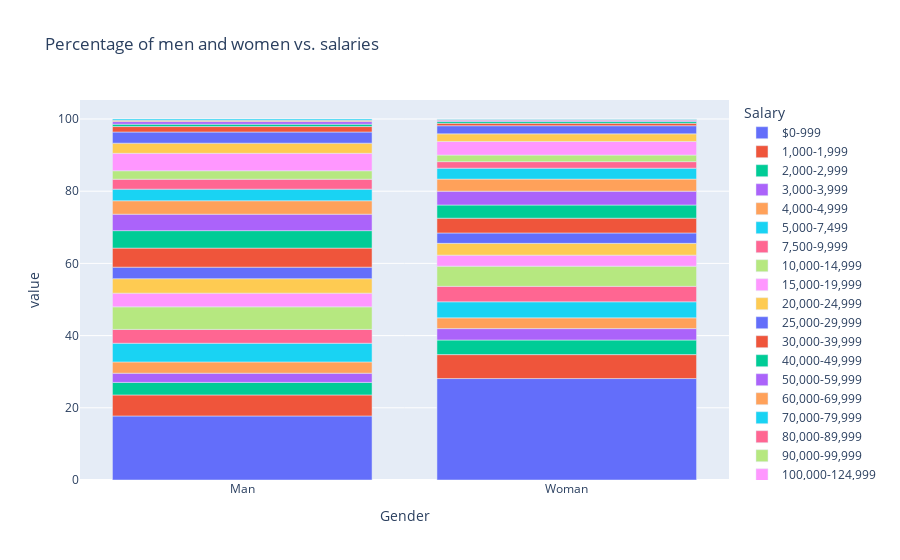

Write notebook code for a chart like this one.
### Code cell
fig = px.bar(salary_men_fem_transposed_df, x=salary_men_fem_transposed_df.index, y=salary_men_fem_transposed_df.columns, 
            title="Percentage of men and women vs. salaries")
fig.show()

### Figure 1 — Plotly figure (JSON) as saved in the notebook; plotly's stock layout.template omitted (floating-point values rounded to 4 significant figures)
{"data": [{"alignmentgroup": "True", "hovertemplate": "Salary=$0-999<br>Gender=%{x}<br>value=%{y}<extra></extra>", "legendgroup": "$0-999", "marker": {"color": "#636efa", "pattern": {"shape": ""}}, "name": "$0-999", "offsetgroup": "$0-999", "orientation": "v", "showlegend": true, "textposition": "auto", "type": "bar", "x": ["Man", "Woman"], "xaxis": "x", "y": [17.74, 28.1], "yaxis": "y"}, {"alignmentgroup": "True", "hovertemplate": "Salary=1,000-1,999<br>Gender=%{x}<br>value=%{y}<extra></extra>", "legendgroup": "1,000-1,999", "marker": {"color": "#EF553B", "pattern": {"shape": ""}}, "name": "1,000-1,999", "offsetgroup": "1,000-1,999", "orientation": "v", "showlegend": true, "textposition": "auto", "type": "bar", "x": ["Man", "Woman"], "xaxis": "x", "y": [5.826, 6.63], "yaxis": "y"}, {"alignmentgroup": "True", "hovertemplate": "Salary=2,000-2,999<br>Gender=%{x}<br>value=%{y}<extra></extra>", "legendgroup": "2,000-2,999", "marker": {"color": "#00cc96", "pattern": {"shape": ""}}, "name": "2,000-2,999", "offsetgroup": "2,000-2,999", "orientation": "v", "showlegend": true, "textposition": "auto", "type": "bar", "x": ["Man", "Woman"], "xaxis": "x", "y": [3.478, 4.04], "yaxis": "y"}, {"alignmentgroup": "True", "hovertemplate": "Salary=3,000-3,999<br>Gender=%{x}<br>value=%{y}<extra></extra>", "legendgroup": "3,000-3,999", "marker": {"color": "#ab63fa", "pattern": {"shape": ""}}, "name": "3,000-3,999", "offsetgroup": "3,000-3,999", "orientation": "v", "showlegend": true, "textposition": "auto", "type": "bar", "x": ["Man", "Woman"], "xaxis": "x", "y": [2.54, 3.16], "yaxis": "y"}, {"alignmentgroup": "True", "hovertemplate": "Salary=4,000-4,999<br>Gender=%{x}<br>value=%{y}<extra></extra>", "legendgroup": "4,000-4,999", "marker": {"color": "#FFA15A", "pattern": {"shape": ""}}, "name": "4,000-4,999", "offsetgroup": "4,000-4,999", "orientation": "v", "showlegend": true, "textposition": "auto", "type": "bar", "x": ["Man", "Woman"], "xaxis": "x", "y": [3.125, 2.979], "yaxis": "y"}, {"alignmentgroup": "True", "hovertemplate": "Salary=5,000-7,499<br>Gender=%{x}<br>value=%{y}<extra></extra>", "legendgroup": "5,000-7,499", "marker": {"color": "#19d3f3", "pattern": {"shape": ""}}, "name": "5,000-7,499", "offsetgroup": "5,000-7,499", "orientation": "v", "showlegend": true, "textposition": "auto", "type": "bar", "x": ["Man", "Woman"], "xaxis": "x", "y": [5.173, 4.455], "yaxis": "y"}, {"alignmentgroup": "True", "hovertemplate": "Salary=7,500-9,999<br>Gender=%{x}<br>value=%{y}<extra></extra>", "legendgroup": "7,500-9,999", "marker": {"color": "#FF6692", "pattern": {"shape": ""}}, "name": "7,500-9,999", "offsetgroup": "7,500-9,999", "orientation": "v", "showlegend": true, "textposition": "auto", "type": "bar", "x": ["Man", "Woman"], "xaxis": "x", "y": [3.841, 4.274], "yaxis": "y"}, {"alignmentgroup": "True", "hovertemplate": "Salary=10,000-14,999<br>Gender=%{x}<br>value=%{y}<extra></extra>", "legendgroup": "10,000-14,999", "marker": {"color": "#B6E880", "pattern": {"shape": ""}}, "name": "10,000-14,999", "offsetgroup": "10,000-14,999", "orientation": "v", "showlegend": true, "textposition": "auto", "type": "bar", "x": ["Man", "Woman"], "xaxis": "x", "y": [6.241, 5.594], "yaxis": "y"}, {"alignmentgroup": "True", "hovertemplate": "Salary=15,000-19,999<br>Gender=%{x}<br>value=%{y}<extra></extra>", "legendgroup": "15,000-19,999", "marker": {"color": "#FF97FF", "pattern": {"shape": ""}}, "name": "15,000-19,999", "offsetgroup": "15,000-19,999", "orientation": "v", "showlegend": true, "textposition": "auto", "type": "bar", "x": ["Man", "Woman"], "xaxis": "x", "y": [3.794, 3.056], "yaxis": "y"}, {"alignmentgroup": "True", "hovertemplate": "Salary=20,000-24,999<br>Gender=%{x}<br>value=%{y}<extra></extra>", "legendgroup": "20,000-24,999", "marker": {"color": "#FECB52", "pattern": {"shape": ""}}, "name": "20,000-24,999", "offsetgroup": "20,000-24,999", "orientation": "v", "showlegend": true, "textposition": "auto", "type": "bar", "x": ["Man", "Woman"], "xaxis": "x", "y": [4.012, 3.263], "yaxis": "y"}, {"alignmentgroup": "True", "hovertemplate": "Salary=25,000-29,999<br>Gender=%{x}<br>value=%{y}<extra></extra>", "legendgroup": "25,000-29,999", "marker": {"color": "#636efa", "pattern": {"shape": ""}}, "name": "25,000-29,999", "offsetgroup": "25,000-29,999", "orientation": "v", "showlegend": true, "textposition": "auto", "type": "bar", "x": ["Man", "Woman"], "xaxis": "x", "y": [3.193, 2.875], "yaxis": "y"}, {"alignmentgroup": "True", "hovertemplate": "Salary=30,000-39,999<br>Gender=%{x}<br>value=%{y}<extra></extra>", "legendgroup": "30,000-39,999", "marker": {"color": "#EF553B", "pattern": {"shape": ""}}, "name": "30,000-39,999", "offsetgroup": "30,000-39,999", "orientation": "v", "showlegend": true, "textposition": "auto", "type": "bar", "x": ["Man", "Woman"], "xaxis": "x", "y": [5.277, 4.092], "yaxis": "y"}, {"alignmentgroup": "True", "hovertemplate": "Salary=40,000-49,999<br>Gender=%{x}<br>value=%{y}<extra></extra>", "legendgroup": "40,000-49,999", "marker": {"color": "#00cc96", "pattern": {"shape": ""}}, "name": "40,000-49,999", "offsetgroup": "40,000-49,999", "orientation": "v", "showlegend": true, "textposition": "auto", "type": "bar", "x": ["Man", "Woman"], "xaxis": "x", "y": [4.841, 3.652], "yaxis": "y"}, {"alignmentgroup": "True", "hovertemplate": "Salary=50,000-59,999<br>Gender=%{x}<br>value=%{y}<extra></extra>", "legendgroup": "50,000-59,999", "marker": {"color": "#ab63fa", "pattern": {"shape": ""}}, "name": "50,000-59,999", "offsetgroup": "50,000-59,999", "orientation": "v", "showlegend": true, "textposition": "auto", "type": "bar", "x": ["Man", "Woman"], "xaxis": "x", "y": [4.556, 3.833], "yaxis": "y"}, {"alignmentgroup": "True", "hovertemplate": "Salary=60,000-69,999<br>Gender=%{x}<br>value=%{y}<extra></extra>", "legendgroup": "60,000-69,999", "marker": {"color": "#FFA15A", "pattern": {"shape": ""}}, "name": "60,000-69,999", "offsetgroup": "60,000-69,999", "orientation": "v", "showlegend": true, "textposition": "auto", "type": "bar", "x": ["Man", "Woman"], "xaxis": "x", "y": [3.722, 3.341], "yaxis": "y"}, {"alignmentgroup": "True", "hovertemplate": "Salary=70,000-79,999<br>Gender=%{x}<br>value=%{y}<extra></extra>", "legendgroup": "70,000-79,999", "marker": {"color": "#19d3f3", "pattern": {"shape": ""}}, "name": "70,000-79,999", "offsetgroup": "70,000-79,999", "orientation": "v", "showlegend": true, "textposition": "auto", "type": "bar", "x": ["Man", "Woman"], "xaxis": "x", "y": [3.214, 3.03], "yaxis": "y"}, {"alignmentgroup": "True", "hovertemplate": "Salary=80,000-89,999<br>Gender=%{x}<br>value=%{y}<extra></extra>", "legendgroup": "80,000-89,999", "marker": {"color": "#FF6692", "pattern": {"shape": ""}}, "name": "80,000-89,999", "offsetgroup": "80,000-89,999", "orientation": "v", "showlegend": true, "textposition": "auto", "type": "bar", "x": ["Man", "Woman"], "xaxis": "x", "y": [2.752, 1.813], "yaxis": "y"}, {"alignmentgroup": "True", "hovertemplate": "Salary=90,000-99,999<br>Gender=%{x}<br>value=%{y}<extra></extra>", "legendgroup": "90,000-99,999", "marker": {"color": "#B6E880", "pattern": {"shape": ""}}, "name": "90,000-99,999", "offsetgroup": "90,000-99,999", "orientation": "v", "showlegend": true, "textposition": "auto", "type": "bar", "x": ["Man", "Woman"], "xaxis": "x", "y": [2.343, 1.813], "yaxis": "y"}, {"alignmentgroup": "True", "hovertemplate": "Salary=100,000-124,999<br>Gender=%{x}<br>value=%{y}<extra></extra>", "legendgroup": "100,000-124,999", "marker": {"color": "#FF97FF", "pattern": {"shape": ""}}, "name": "100,000-124,999", "offsetgroup": "100,000-124,999", "orientation": "v", "showlegend": true, "textposition": "auto", "type": "bar", "x": ["Man", "Woman"], "xaxis": "x", "y": [4.836, 3.781], "yaxis": "y"}, {"alignmentgroup": "True", "hovertemplate": "Salary=125,000-149,999<br>Gender=%{x}<br>value=%{y}<extra></extra>", "legendgroup": "125,000-149,999", "marker": {"color": "#FECB52", "pattern": {"shape": ""}}, "name": "125,000-149,999", "offsetgroup": "125,000-149,999", "orientation": "v", "showlegend": true, "textposition": "auto", "type": "bar", "x": ["Man", "Woman"], "xaxis": "x", "y": [2.809, 2.098], "yaxis": "y"}, {"alignmentgroup": "True", "hovertemplate": "Salary=150,000-199,999<br>Gender=%{x}<br>value=%{y}<extra></extra>", "legendgroup": "150,000-199,999", "marker": {"color": "#636efa", "pattern": {"shape": ""}}, "name": "150,000-199,999", "offsetgroup": "150,000-199,999", "orientation": "v", "showlegend": true, "textposition": "auto", "type": "bar", "x": ["Man", "Woman"], "xaxis": "x", "y": [3.089, 2.253], "yaxis": "y"}, {"alignmentgroup": "True", "hovertemplate": "Salary=200,000-249,999<br>Gender=%{x}<br>value=%{y}<extra></extra>", "legendgroup": "200,000-249,999", "marker": {"color": "#EF553B", "pattern": {"shape": ""}}, "name": "200,000-249,999", "offsetgroup": "200,000-249,999", "orientation": "v", "showlegend": true, "textposition": "auto", "type": "bar", "x": ["Man", "Woman"], "xaxis": "x", "y": [1.508, 0.6734], "yaxis": "y"}, {"alignmentgroup": "True", "hovertemplate": "Salary=250,000-299,999<br>Gender=%{x}<br>value=%{y}<extra></extra>", "legendgroup": "250,000-299,999", "marker": {"color": "#00cc96", "pattern": {"shape": ""}}, "name": "250,000-299,999", "offsetgroup": "250,000-299,999", "orientation": "v", "showlegend": true, "textposition": "auto", "type": "bar", "x": ["Man", "Woman"], "xaxis": "x", "y": [0.6531, 0.4921], "yaxis": "y"}, {"alignmentgroup": "True", "hovertemplate": "Salary=300,000-499,999<br>Gender=%{x}<br>value=%{y}<extra></extra>", "legendgroup": "300,000-499,999", "marker": {"color": "#ab63fa", "pattern": {"shape": ""}}, "name": "300,000-499,999", "offsetgroup": "300,000-499,999", "orientation": "v", "showlegend": true, "textposition": "auto", "type": "bar", "x": ["Man", "Woman"], "xaxis": "x", "y": [0.7257, 0.3626], "yaxis": "y"}, {"alignmentgroup": "True", "hovertemplate": "Salary=$500,000-999,999<br>Gender=%{x}<br>value=%{y}<extra></extra>", "legendgroup": "$500,000-999,999", "marker": {"color": "#FFA15A", "pattern": {"shape": ""}}, "name": "$500,000-999,999", "offsetgroup": "$500,000-999,999", "orientation": "v", "showlegend": true, "textposition": "auto", "type": "bar", "x": ["Man", "Woman"], "xaxis": "x", "y": [0.3628, 0.1813], "yaxis": "y"}, {"alignmentgroup": "True", "hovertemplate": "Salary=>$1,000,000<br>Gender=%{x}<br>value=%{y}<extra></extra>", "legendgroup": ">$1,000,000", "marker": {"color": "#19d3f3", "pattern": {"shape": ""}}, "name": ">$1,000,000", "offsetgroup": ">$1,000,000", "orientation": "v", "showlegend": true, "textposition": "auto", "type": "bar", "x": ["Man", "Woman"], "xaxis": "x", "y": [0.3525, 0.1554], "yaxis": "y"}], "layout": {"barmode": "relative", "legend": {"title": {"text": "Salary"}, "tracegroupgap": 0}, "title": {"text": "Percentage of men and women vs. salaries"}, "xaxis": {"anchor": "y", "domain": [0, 1], "title": {"text": "Gender"}}, "yaxis": {"anchor": "x", "domain": [0, 1], "title": {"text": "value"}}}}
